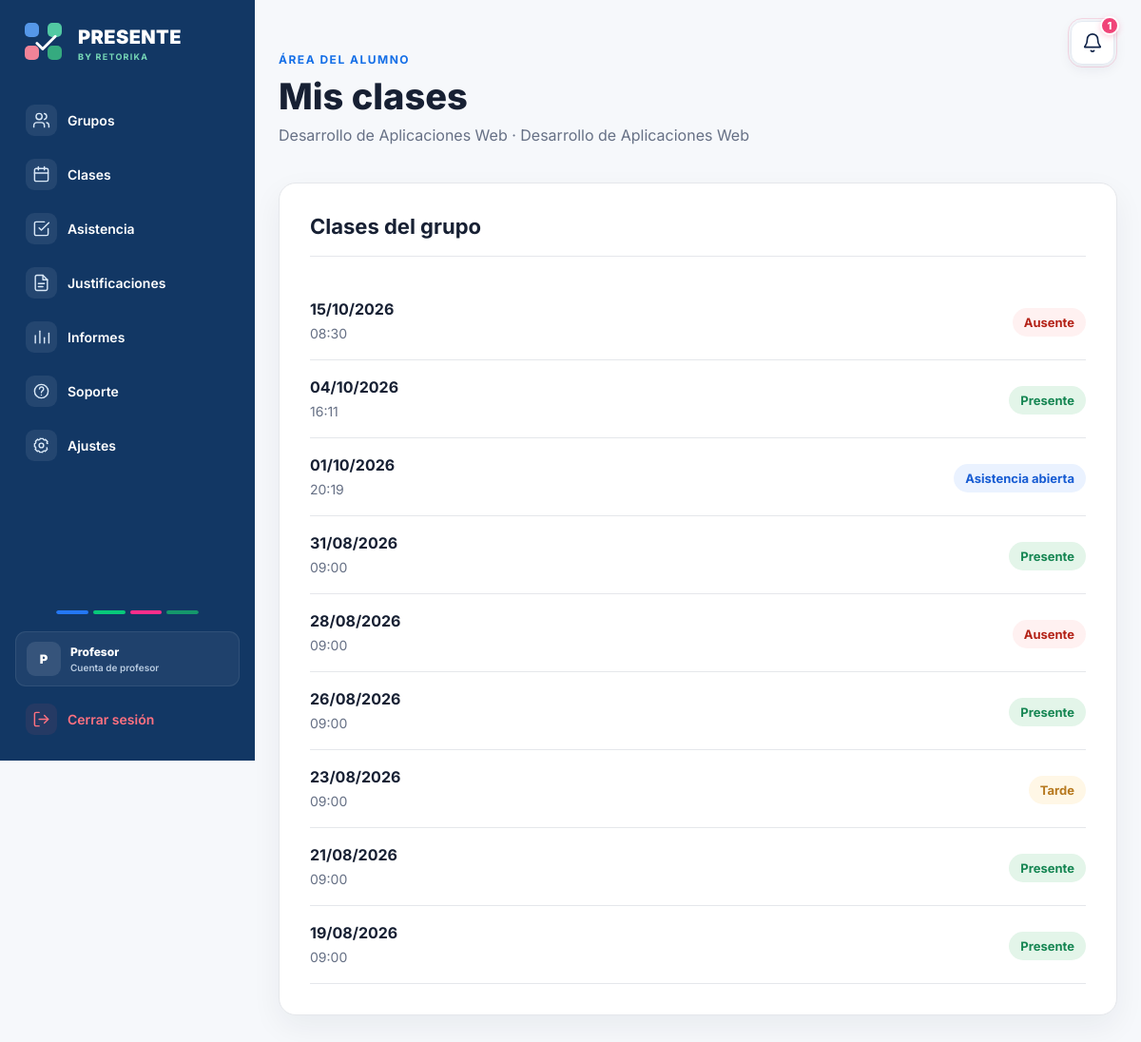
/alumno/clases/ (signed in), run on the app's committed database.
### asistencia/models.py (models this page shows, shortened)
class Alumno(models.Model):
    nombre = models.CharField(
        max_length=100
    )
    apellidos = models.CharField(
        max_length=150
    )
    carrera = models.CharField(
        max_length=150
    )
    curso = models.CharField(
        max_length=50
    )
    email = models.EmailField(
        unique=True
    )
    password = models.CharField(
        max_length=128
    )
    foto = models.ImageField(
        upload_to='alumnos/',
        blank=True,
        null=True,
        validators=[validar_foto_perfil]
    )
    grupo = models.ForeignKey(
        Grupo,
        on_delete=models.CASCADE
    )

class Grupo(models.Model):
    COLORES = [
        ('blanco', 'Blanco'),
        ('rosa', 'Rosa'),
        ('rojo', 'Rojo'),
        ('naranja', 'Naranja'),
        ('azul', 'Azul'),
        ('verde', 'Verde'),
        ('amarillo', 'Amarillo'),
        ('violeta', 'Violeta'),
    ]
    nombre = models.CharField(
        max_length=100
    )
    asignatura = models.CharField(
        max_length=150
    )
    profesor = models.ForeignKey(
        Profesor,
        on_delete=models.CASCADE
    )
    color = models.CharField(
        max_length=20,
        choices=COLORES,
        default='blanco'
    )

class Clase(models.Model):
    grupo = models.ForeignKey(
        Grupo,
        on_delete=models.CASCADE
    )
    fecha = models.DateField()
    hora_inicio = models.TimeField()
    asistencia_abierta = models.BooleanField(
        default=False
    )
    token_qr = models.UUIDField(
        default=uuid.uuid4,
        editable=False,
        unique=True
    )
    token_qr_generado_en = models.DateTimeField(
        blank=True,
        null=True
    )
    latitud_profesor = models.FloatField(
        blank=True,
        null=True
    )
    longitud_profesor = models.FloatField(
        blank=True,
        null=True
    )

### asistencia/views.py (the view)
def clases_alumno(request):
    alumno_id = request.session.get(
        'alumno_id'
    )
    if not alumno_id:
        return redirect(
            'seleccionar_login'
        )
    alumno = get_object_or_404(
        Alumno,
        id=alumno_id
    )
    clases = (
        Clase.objects.filter(
            grupo=alumno.grupo
        )
        .select_related('grupo')
        .order_by(
            '-fecha',
            '-hora_inicio'
        )
    )
    asistencias = {
        asistencia.clase_id: asistencia
        for asistencia in Asistencia.objects.filter(
            alumno=alumno,
            clase__grupo=alumno.grupo
        )
    }
    clases_con_estado = []
    for clase in clases:
        asistencia = asistencias.get(
            clase.id
        )
        if asistencia:
            estado = asistencia.estado
            estado_texto = (
                asistencia.get_estado_display()
            )
        elif clase.asistencia_abierta:
            estado = 'abierta'
            estado_texto = 'Asistencia abierta'
        else:
            estado = 'pendiente'
            estado_texto = 'Pendiente'
        clases_con_estado.append({
            'clase': clase,
            'asistencia': asistencia,
            'estado': estado,
            'estado_texto': estado_texto,
        })
    return render(
        request,
        'asistencia/clases_alumno.html',
        {
            'alumno': alumno,
            'clases': clases,
            'clases_con_estado': clases_con_estado,
        }
    )

### asistencia/templates/asistencia/clases_alumno.html (shortened to what this page needs)
{% extends 'asistencia/base.html' %}
{% block content %}
<section class="panel-usuario">
    <div class="panel-contenedor">
        <div class="panel-cabecera">
            <div>
                <p class="panel-etiqueta">
                    ÁREA DEL ALUMNO
                </p>
                <h1>
                    Mis clases
                </h1>
                <p class="panel-subtitulo">
                    {{ alumno.grupo.asignatura }}
                    ·
                    {{ alumno.grupo.nombre }}
                </p>
            </div>
        </div>
        <div class="panel-tarjeta">
            <div class="panel-tarjeta-titulo">
                <h2>
                    Clases del grupo
                </h2>
            </div>
            {% for elemento in clases_con_estado %}
                <div style="
                    display:flex;
                    justify-content:space-between;
                    align-items:center;
                    gap:20px;
                    padding:18px 0;
                    border-bottom:1px solid #e5e7eb;
                ">
                    <div>
                        <strong style="
                            display:block;
                            font-size:16px;
                            margin-bottom:5px;
                        ">
                            {{ elemento.clase.fecha|date:"d/m/Y" }}
                        </strong>
                        <span style="
                            color:#667085;
                            font-size:14px;
                        ">
                            {{ elemento.clase.hora_inicio|time:"H:i" }}
                        </span>
                    </div>
                    <div>
                        {% if elemento.estado == 'presente' %}
                            <span style="
                                padding:7px 12px;
                                border-radius:20px;
                                background:#e3f5e9;
                                color:#168653;
                                font-size:13px;
                                font-weight:700;
                            ">
                                Presente
                            </span>
                        {% elif elemento.estado == 'tarde' %}
                            <span style="
                                padding:7px 12px;
                                border-radius:20px;
                                background:#fff7e6;
                                color:#b7791f;
                                font-size:13px;
                                font-weight:700;
                            ">
                                Tarde
                            </span>
                        {% elif elemento.estado == 'ausente' %}
                            <span style="
                                padding:7px 12px;
                                border-radius:20px;
                                background:#fff1f1;
                                color:#b42318;
                                font-size:13px;
                                font-weight:700;
                            ">
                                Ausente
                            </span>
                        {% elif elemento.estado == 'abierta' %}
                            <span style="
                                padding:7px 12px;
                                border-radius:20px;
                                background:#eaf2ff;
                                color:#175cd3;
                                font-size:13px;
                                font-weight:700;
                            ">
                                Asistencia abierta
                            </span>
                        {% endif %}
                    </div>
                </div>
            {% empty %}
                <p style="color:#667085;">
                    Todavía no hay clases programadas para tu grupo.
                </p>
            {% endfor %}
        </div>
    </div>
</section>
{% endblock %}

### asistencia/static/asistencia/css/style.css (style rules this page uses)
html, body, button, input, select, textarea { font-family: "Inter", -apple-system, BlinkMacSystemFont, "Segoe UI", sans-serif; }
* { margin: 0; padding: 0; box-sizing: border-box; }
html { width: 100%; overflow-x: hidden; }
body { width: 100%; min-height: 100vh; font-family: "Inter", -apple-system, BlinkMacSystemFont, "Segoe UI", sans-serif; background-color: #f6f8fb; color: #172033; overflow-x: hidden; }
.panel-usuario { min-height: calc(100vh - 120px); padding: 55px 25px 80px; }
.panel-contenedor { width: 100%; max-width: 1100px; margin: 0 auto; }
.panel-cabecera { display: flex; justify-content: space-between; align-items: center; gap: 30px; margin-bottom: 40px; }
.panel-etiqueta { margin-bottom: 8px; color: #156FE7; font-size: 12px; font-weight: 700; letter-spacing: 1.5px; }
.panel-cabecera h1 { margin-bottom: 8px; font-size: 38px; font-weight: 800; color: #172033; }
.panel-subtitulo { color: #667085; font-size: 16px; }
.panel-tarjeta { padding: 32px; background-color: #ffffff; border: 1px solid #e5e7eb; border-radius: 18px; box-shadow: 0 12px 32px rgba(23, 32, 51, 0.06); }
.panel-tarjeta-titulo { margin-bottom: 27px; padding-bottom: 18px; border-bottom: 1px solid #e5e7eb; }
.panel-tarjeta-titulo h2 { font-size: 22px; color: #172033; }

### asistencia/templates/asistencia/base.html (style rules this page uses)
:root { --sidebar-ancho: 268px; --sidebar-fondo: #123764; --sidebar-activo: #20558f; --sidebar-texto: #ffffff; --sidebar-texto-secundario: #b8cbe0; --sidebar-rojo: #ff7180; }
html { min-height: 100%; }
body { min-height: 100vh; margin: 0; }
body, button, input, select, textarea { font-family: "Inter", Arial, sans-serif; }

### data on the page
Alumno: grupo.asignatura "Desarrollo de Aplicaciones Web", grupo.nombre "Desarrollo de Aplicaciones Web"
Clase: clase.fecha "15/10/2026", clase.hora_inicio "08:30", shows "Ausente"
Clase: clase.fecha "04/10/2026", clase.hora_inicio "16:11", shows "Presente"
Clase: clase.fecha "01/10/2026", clase.hora_inicio "20:19", shows "Asistencia abierta"
Clase: clase.fecha "31/08/2026", clase.hora_inicio "09:00", shows "Presente"
Clase: clase.fecha "28/08/2026", clase.hora_inicio "09:00", shows "Ausente"
Clase: clase.fecha "26/08/2026", clase.hora_inicio "09:00", shows "Presente"
Clase: clase.fecha "23/08/2026", clase.hora_inicio "09:00", shows "Tarde"
Clase: clase.fecha "21/08/2026", clase.hora_inicio "09:00", shows "Presente"
Clase: clase.fecha "19/08/2026", clase.hora_inicio "09:00", shows "Presente"

### other printed values
{{ total_notificaciones_profesor }} "1"
